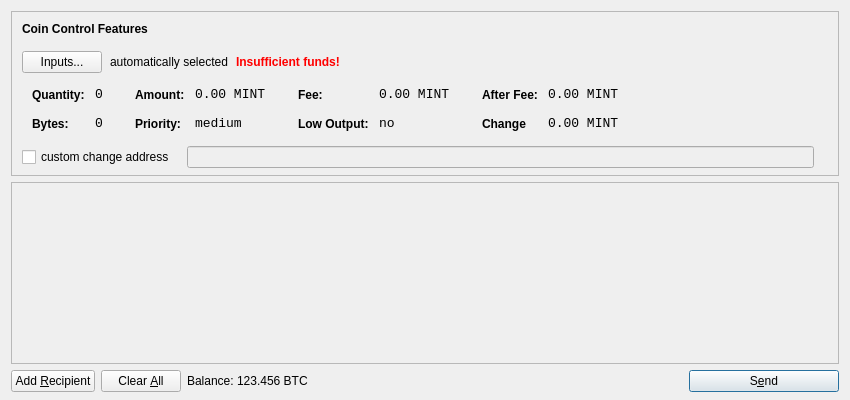
<?xml version="1.0" encoding="UTF-8"?>
<ui version="4.0">
 <class>SendCoinsDialog</class>
 <widget class="QDialog" name="SendCoinsDialog">
  <property name="geometry">
   <rect>
    <x>0</x>
    <y>0</y>
    <width>850</width>
    <height>400</height>
   </rect>
  </property>
  <property name="windowTitle">
   <string>Send Coins</string>
  </property>
  <layout class="QVBoxLayout" name="verticalLayout" stretch="0,1,0">
	  <property name="bottomMargin">
    <number>8</number>
   </property>
   <item>
    <widget class="QFrame" name="frameCoinControl">
     <property name="sizePolicy">
      <sizepolicy hsizetype="Expanding" vsizetype="Expanding">
       <horstretch>0</horstretch>
       <verstretch>0</verstretch>
      </sizepolicy>
     </property>
     <property name="maximumSize">
      <size>
       <width>16777215</width>
       <height>16777215</height>
      </size>
     </property>
     <property name="frameShape">
      <enum>QFrame::StyledPanel</enum>
     </property>
     <property name="frameShadow">
      <enum>QFrame::Sunken</enum>
     </property>
     <layout class="QVBoxLayout" name="verticalLayoutCoinControl2">
      <property name="spacing">
       <number>-1</number>
      </property>
      <property name="leftMargin">
       <number>0</number>
      </property>
      <property name="topMargin">
       <number>0</number>
      </property>
      <property name="rightMargin">
       <number>0</number>
      </property>
      <property name="bottomMargin">
       <number>6</number>
      </property>
      <item>
       <layout class="QVBoxLayout" name="verticalLayoutCoinControl" stretch="0,0,0,0,1">
        <property name="spacing">
         <number>0</number>
        </property>
        <property name="leftMargin">
         <number>10</number>
        </property>
        <property name="topMargin">
         <number>10</number>
        </property>
        <item>
         <layout class="QHBoxLayout" name="horizontalLayoutCoinControl1">
          <property name="bottomMargin">
           <number>15</number>
          </property>
          <item>
           <widget class="QLabel" name="labelCoinControlFeatures">
            <property name="sizePolicy">
             <sizepolicy hsizetype="Preferred" vsizetype="Maximum">
              <horstretch>0</horstretch>
              <verstretch>0</verstretch>
             </sizepolicy>
            </property>
            <property name="font">
             <font>
              <weight>75</weight>
              <bold>true</bold>
             </font>
            </property>
            <property name="styleSheet">
             <string notr="true">font-weight:bold;</string>
            </property>
            <property name="text">
             <string>Coin Control Features</string>
            </property>
           </widget>
          </item>
         </layout>
        </item>
        <item>
         <layout class="QHBoxLayout" name="horizontalLayoutCoinControl2" stretch="0,0,0,0">
          <property name="spacing">
           <number>8</number>
          </property>
          <property name="bottomMargin">
           <number>10</number>
          </property>
          <item>
           <widget class="QPushButton" name="pushButtonCoinControl">
            <property name="styleSheet">
             <string notr="true"/>
            </property>
            <property name="text">
             <string>Inputs...</string>
            </property>
           </widget>
          </item>
          <item>
           <widget class="QLabel" name="labelCoinControlAutomaticallySelected">
            <property name="text">
             <string>automatically selected</string>
            </property>
            <property name="margin">
             <number>5</number>
            </property>
           </widget>
          </item>
          <item>
           <widget class="QLabel" name="labelCoinControlInsuffFunds">
            <property name="font">
             <font>
              <weight>75</weight>
              <bold>true</bold>
             </font>
            </property>
            <property name="styleSheet">
             <string notr="true">color:red;font-weight:bold;</string>
            </property>
            <property name="text">
             <string>Insufficient funds!</string>
            </property>
            <property name="margin">
             <number>5</number>
            </property>
           </widget>
          </item>
          <item>
           <spacer name="horizontalSpacerCoinControl">
            <property name="orientation">
             <enum>Qt::Horizontal</enum>
            </property>
            <property name="sizeHint" stdset="0">
             <size>
              <width>40</width>
              <height>1</height>
             </size>
            </property>
           </spacer>
          </item>
         </layout>
        </item>
        <item>
         <widget class="QWidget" name="widgetCoinControl" native="true">
          <property name="sizePolicy">
           <sizepolicy hsizetype="Preferred" vsizetype="Preferred">
            <horstretch>0</horstretch>
            <verstretch>0</verstretch>
           </sizepolicy>
          </property>
          <property name="minimumSize">
           <size>
            <width>0</width>
            <height>0</height>
           </size>
          </property>
          <property name="styleSheet">
           <string notr="true"/>
          </property>
          <layout class="QHBoxLayout" name="horizontalLayoutCoinControl5">
           <property name="margin">
            <number>0</number>
           </property>
           <item>
            <layout class="QHBoxLayout" name="horizontalLayoutCoinControl3" stretch="0,0,0,1">
             <property name="spacing">
              <number>20</number>
             </property>
             <property name="topMargin">
              <number>0</number>
             </property>
             <property name="bottomMargin">
              <number>10</number>
             </property>
             <item>
              <layout class="QFormLayout" name="formLayoutCoinControl1">
               <property name="horizontalSpacing">
                <number>10</number>
               </property>
               <property name="verticalSpacing">
                <number>14</number>
               </property>
               <property name="leftMargin">
                <number>10</number>
               </property>
               <property name="topMargin">
                <number>4</number>
               </property>
               <property name="rightMargin">
                <number>6</number>
               </property>
               <item row="0" column="0">
                <widget class="QLabel" name="labelCoinControlQuantityText">
                 <property name="styleSheet">
                  <string notr="true">font-weight:bold;</string>
                 </property>
                 <property name="text">
                  <string>Quantity:</string>
                 </property>
                 <property name="margin">
                  <number>0</number>
                 </property>
                </widget>
               </item>
               <item row="0" column="1">
                <widget class="QLabel" name="labelCoinControlQuantity">
                 <property name="font">
                  <font>
                   <family>Monospace</family>
                   <pointsize>10</pointsize>
                  </font>
                 </property>
                 <property name="cursor">
                  <cursorShape>IBeamCursor</cursorShape>
                 </property>
                 <property name="contextMenuPolicy">
                  <enum>Qt::ActionsContextMenu</enum>
                 </property>
                 <property name="text">
                  <string>0</string>
                 </property>
                 <property name="margin">
                  <number>0</number>
                 </property>
                 <property name="textInteractionFlags">
                  <set>Qt::LinksAccessibleByMouse|Qt::TextSelectableByKeyboard|Qt::TextSelectableByMouse</set>
                 </property>
                </widget>
               </item>
               <item row="1" column="0">
                <widget class="QLabel" name="labelCoinControlBytesText">
                 <property name="styleSheet">
                  <string notr="true">font-weight:bold;</string>
                 </property>
                 <property name="text">
                  <string>Bytes:</string>
                 </property>
                </widget>
               </item>
               <item row="1" column="1">
                <widget class="QLabel" name="labelCoinControlBytes">
                 <property name="font">
                  <font>
                   <family>Monospace</family>
                   <pointsize>10</pointsize>
                  </font>
                 </property>
                 <property name="cursor">
                  <cursorShape>IBeamCursor</cursorShape>
                 </property>
                 <property name="contextMenuPolicy">
                  <enum>Qt::ActionsContextMenu</enum>
                 </property>
                 <property name="text">
                  <string>0</string>
                 </property>
                 <property name="textInteractionFlags">
                  <set>Qt::LinksAccessibleByMouse|Qt::TextSelectableByKeyboard|Qt::TextSelectableByMouse</set>
                 </property>
                </widget>
               </item>
              </layout>
             </item>
             <item>
              <layout class="QFormLayout" name="formLayoutCoinControl2">
               <property name="horizontalSpacing">
                <number>10</number>
               </property>
               <property name="verticalSpacing">
                <number>14</number>
               </property>
               <property name="leftMargin">
                <number>6</number>
               </property>
               <property name="topMargin">
                <number>4</number>
               </property>
               <property name="rightMargin">
                <number>6</number>
               </property>
               <item row="0" column="0">
                <widget class="QLabel" name="labelCoinControlAmountText">
                 <property name="styleSheet">
                  <string notr="true">font-weight:bold;</string>
                 </property>
                 <property name="text">
                  <string>Amount:</string>
                 </property>
                 <property name="margin">
                  <number>0</number>
                 </property>
                </widget>
               </item>
               <item row="0" column="1">
                <widget class="QLabel" name="labelCoinControlAmount">
                 <property name="font">
                  <font>
                   <family>Monospace</family>
                   <pointsize>10</pointsize>
                  </font>
                 </property>
                 <property name="cursor">
                  <cursorShape>IBeamCursor</cursorShape>
                 </property>
                 <property name="contextMenuPolicy">
                  <enum>Qt::ActionsContextMenu</enum>
                 </property>
                 <property name="text">
                  <string>0.00 MINT</string>
                 </property>
                 <property name="textInteractionFlags">
                  <set>Qt::LinksAccessibleByMouse|Qt::TextSelectableByKeyboard|Qt::TextSelectableByMouse</set>
                 </property>
                </widget>
               </item>
               <item row="1" column="0">
                <widget class="QLabel" name="labelCoinControlPriorityText">
                 <property name="styleSheet">
                  <string notr="true">font-weight:bold;</string>
                 </property>
                 <property name="text">
                  <string>Priority:</string>
                 </property>
                </widget>
               </item>
               <item row="1" column="1">
                <widget class="QLabel" name="labelCoinControlPriority">
                 <property name="font">
                  <font>
                   <family>Monospace</family>
                   <pointsize>10</pointsize>
                  </font>
                 </property>
                 <property name="cursor">
                  <cursorShape>IBeamCursor</cursorShape>
                 </property>
                 <property name="contextMenuPolicy">
                  <enum>Qt::ActionsContextMenu</enum>
                 </property>
                 <property name="text">
                  <string>medium</string>
                 </property>
                 <property name="textInteractionFlags">
                  <set>Qt::LinksAccessibleByMouse|Qt::TextSelectableByKeyboard|Qt::TextSelectableByMouse</set>
                 </property>
                </widget>
               </item>
              </layout>
             </item>
             <item>
              <layout class="QFormLayout" name="formLayoutCoinControl3">
               <property name="horizontalSpacing">
                <number>10</number>
               </property>
               <property name="verticalSpacing">
                <number>14</number>
               </property>
               <property name="leftMargin">
                <number>6</number>
               </property>
               <property name="topMargin">
                <number>4</number>
               </property>
               <property name="rightMargin">
                <number>6</number>
               </property>
               <item row="0" column="0">
                <widget class="QLabel" name="labelCoinControlFeeText">
                 <property name="styleSheet">
                  <string notr="true">font-weight:bold;</string>
                 </property>
                 <property name="text">
                  <string>Fee:</string>
                 </property>
                 <property name="margin">
                  <number>0</number>
                 </property>
                </widget>
               </item>
               <item row="0" column="1">
                <widget class="QLabel" name="labelCoinControlFee">
                 <property name="font">
                  <font>
                   <family>Monospace</family>
                   <pointsize>10</pointsize>
                  </font>
                 </property>
                 <property name="cursor">
                  <cursorShape>IBeamCursor</cursorShape>
                 </property>
                 <property name="contextMenuPolicy">
                  <enum>Qt::ActionsContextMenu</enum>
                 </property>
                 <property name="text">
                  <string>0.00 MINT</string>
                 </property>
                 <property name="textInteractionFlags">
                  <set>Qt::LinksAccessibleByMouse|Qt::TextSelectableByKeyboard|Qt::TextSelectableByMouse</set>
                 </property>
                </widget>
               </item>
               <item row="1" column="0">
                <widget class="QLabel" name="labelCoinControlLowOutputText">
                 <property name="styleSheet">
                  <string notr="true">font-weight:bold;</string>
                 </property>
                 <property name="text">
                  <string>Low Output:</string>
                 </property>
                </widget>
               </item>
               <item row="1" column="1">
                <widget class="QLabel" name="labelCoinControlLowOutput">
                 <property name="font">
                  <font>
                   <family>Monospace</family>
                   <pointsize>10</pointsize>
                  </font>
                 </property>
                 <property name="cursor">
                  <cursorShape>IBeamCursor</cursorShape>
                 </property>
                 <property name="contextMenuPolicy">
                  <enum>Qt::ActionsContextMenu</enum>
                 </property>
                 <property name="text">
                  <string>no</string>
                 </property>
                 <property name="textInteractionFlags">
                  <set>Qt::LinksAccessibleByMouse|Qt::TextSelectableByKeyboard|Qt::TextSelectableByMouse</set>
                 </property>
                </widget>
               </item>
              </layout>
             </item>
             <item>
              <layout class="QFormLayout" name="formLayoutCoinControl4">
               <property name="horizontalSpacing">
                <number>10</number>
               </property>
               <property name="verticalSpacing">
                <number>14</number>
               </property>
               <property name="leftMargin">
                <number>6</number>
               </property>
               <property name="topMargin">
                <number>4</number>
               </property>
               <property name="rightMargin">
                <number>6</number>
               </property>
               <item row="0" column="0">
                <widget class="QLabel" name="labelCoinControlAfterFeeText">
                 <property name="styleSheet">
                  <string notr="true">font-weight:bold;</string>
                 </property>
                 <property name="text">
                  <string>After Fee:</string>
                 </property>
                 <property name="margin">
                  <number>0</number>
                 </property>
                </widget>
               </item>
               <item row="0" column="1">
                <widget class="QLabel" name="labelCoinControlAfterFee">
                 <property name="font">
                  <font>
                   <family>Monospace</family>
                   <pointsize>10</pointsize>
                  </font>
                 </property>
                 <property name="cursor">
                  <cursorShape>IBeamCursor</cursorShape>
                 </property>
                 <property name="contextMenuPolicy">
                  <enum>Qt::ActionsContextMenu</enum>
                 </property>
                 <property name="text">
                  <string>0.00 MINT</string>
                 </property>
                 <property name="textInteractionFlags">
                  <set>Qt::LinksAccessibleByMouse|Qt::TextSelectableByKeyboard|Qt::TextSelectableByMouse</set>
                 </property>
                </widget>
               </item>
               <item row="1" column="0">
                <widget class="QLabel" name="labelCoinControlChangeText">
                 <property name="styleSheet">
                  <string notr="true">font-weight:bold;</string>
                 </property>
                 <property name="text">
                  <string>Change</string>
                 </property>
                </widget>
               </item>
               <item row="1" column="1">
                <widget class="QLabel" name="labelCoinControlChange">
                 <property name="font">
                  <font>
                   <family>Monospace</family>
                   <pointsize>10</pointsize>
                  </font>
                 </property>
                 <property name="cursor">
                  <cursorShape>IBeamCursor</cursorShape>
                 </property>
                 <property name="contextMenuPolicy">
                  <enum>Qt::ActionsContextMenu</enum>
                 </property>
                 <property name="text">
                  <string>0.00 MINT</string>
                 </property>
                 <property name="textInteractionFlags">
                  <set>Qt::LinksAccessibleByMouse|Qt::TextSelectableByKeyboard|Qt::TextSelectableByMouse</set>
                 </property>
                </widget>
               </item>
              </layout>
             </item>
            </layout>
           </item>
          </layout>
         </widget>
        </item>
        <item>
         <layout class="QHBoxLayout" name="horizontalLayoutCoinControl4" stretch="0,0,0">
          <property name="spacing">
           <number>12</number>
          </property>
          <property name="sizeConstraint">
           <enum>QLayout::SetDefaultConstraint</enum>
          </property>
          <property name="topMargin">
           <number>5</number>
          </property>
          <property name="rightMargin">
           <number>5</number>
          </property>
          <item>
           <widget class="QCheckBox" name="checkBoxCoinControlChange">
            <property name="text">
             <string>custom change address</string>
            </property>
           </widget>
          </item>
          <item>
           <widget class="QLineEdit" name="lineEditCoinControlChange">
            <property name="enabled">
             <bool>false</bool>
            </property>
            <property name="sizePolicy">
             <sizepolicy hsizetype="Expanding" vsizetype="Fixed">
              <horstretch>0</horstretch>
              <verstretch>0</verstretch>
             </sizepolicy>
            </property>
           </widget>
          </item>
          <item>
           <widget class="QLabel" name="labelCoinControlChangeLabel">
            <property name="sizePolicy">
             <sizepolicy hsizetype="Preferred" vsizetype="Expanding">
              <horstretch>0</horstretch>
              <verstretch>0</verstretch>
             </sizepolicy>
            </property>
            <property name="minimumSize">
             <size>
              <width>0</width>
              <height>0</height>
             </size>
            </property>
            <property name="text">
             <string/>
            </property>
            <property name="margin">
             <number>3</number>
            </property>
           </widget>
          </item>
         </layout>
        </item>
        <item>
         <spacer name="verticalSpacerCoinControl">
          <property name="orientation">
           <enum>Qt::Vertical</enum>
          </property>
          <property name="sizeHint" stdset="0">
           <size>
            <width>800</width>
            <height>1</height>
           </size>
          </property>
         </spacer>
        </item>
       </layout>
      </item>
     </layout>
    </widget>
   </item>
   <item>
    <widget class="QScrollArea" name="scrollArea">
     <property name="widgetResizable">
      <bool>true</bool>
     </property>
     <widget class="QWidget" name="scrollAreaWidgetContents">
      <property name="geometry">
       <rect>
        <x>0</x>
        <y>0</y>
        <width>830</width>
        <height>165</height>
       </rect>
      </property>
      <layout class="QVBoxLayout" name="verticalLayout_2">
       <property name="margin">
        <number>0</number>
       </property>
       <item>
        <layout class="QVBoxLayout" name="entries">
         <property name="spacing">
          <number>6</number>
         </property>
        </layout>
       </item>
       <item>
        <spacer name="verticalSpacer">
         <property name="orientation">
          <enum>Qt::Vertical</enum>
         </property>
         <property name="sizeHint" stdset="0">
          <size>
           <width>20</width>
           <height>40</height>
          </size>
         </property>
        </spacer>
       </item>
      </layout>
     </widget>
    </widget>
   </item>
   <item>
    <layout class="QHBoxLayout" name="horizontalLayout">
     <item>
      <widget class="QPushButton" name="addButton">
       <property name="toolTip">
        <string>Send to multiple recipients at once</string>
       </property>
       <property name="text">
        <string>Add &amp;Recipient</string>
       </property>
       <property name="icon">
        <iconset resource="../cachecoin.qrc">
         <normaloff>:/icons/add</normaloff>:/icons/add</iconset>
       </property>
       <property name="autoDefault">
        <bool>false</bool>
       </property>
      </widget>
     </item>
     <item>
      <widget class="QPushButton" name="clearButton">
       <property name="sizePolicy">
        <sizepolicy hsizetype="Minimum" vsizetype="Fixed">
         <horstretch>0</horstretch>
         <verstretch>0</verstretch>
        </sizepolicy>
       </property>
       <property name="toolTip">
        <string>Remove all transaction fields</string>
       </property>
       <property name="text">
        <string>Clear &amp;All</string>
       </property>
       <property name="icon">
        <iconset resource="../cachecoin.qrc">
         <normaloff>:/icons/remove</normaloff>:/icons/remove</iconset>
       </property>
       <property name="autoRepeatDelay">
        <number>300</number>
       </property>
       <property name="autoDefault">
        <bool>false</bool>
       </property>
      </widget>
     </item>
     <item>
      <layout class="QHBoxLayout" name="horizontalLayout_2">
       <property name="spacing">
        <number>3</number>
       </property>
       <item>
        <widget class="QLabel" name="label">
		 <property name="sizePolicy">
          <sizepolicy hsizetype="Preferred" vsizetype="Fixed">
           <horstretch>0</horstretch>
           <verstretch>0</verstretch>
          </sizepolicy>
         </property>
         <property name="text">
          <string>Balance:</string>
         </property>
        </widget>
       </item>
       <item>
        <widget class="QLabel" name="labelBalance">
			<property name="sizePolicy">
				<sizepolicy hsizetype="Preferred" vsizetype="Fixed">
					<horstretch>0</horstretch>
					<verstretch>0</verstretch>
				</sizepolicy>
			</property>
         <property name="cursor">
          <cursorShape>IBeamCursor</cursorShape>
         </property>
         <property name="text">
          <string>123.456 BTC</string>
         </property>
         <property name="textInteractionFlags">
          <set>Qt::LinksAccessibleByMouse|Qt::TextSelectableByKeyboard|Qt::TextSelectableByMouse</set>
         </property>
        </widget>
       </item>
      </layout>
     </item>
     <item>
      <spacer name="horizontalSpacer">
       <property name="orientation">
        <enum>Qt::Horizontal</enum>
       </property>
       <property name="sizeHint" stdset="0">
        <size>
         <width>40</width>
         <height>20</height>
        </size>
       </property>
      </spacer>
     </item>
     <item>
      <widget class="QPushButton" name="sendButton">
       <property name="minimumSize">
        <size>
         <width>150</width>
         <height>0</height>
        </size>
       </property>
       <property name="toolTip">
        <string>Confirm the send action</string>
       </property>
       <property name="text">
        <string>S&amp;end</string>
       </property>
       <property name="icon">
        <iconset resource="../cachecoin.qrc">
         <normaloff>:/icons/send</normaloff>:/icons/send</iconset>
       </property>
       <property name="default">
        <bool>true</bool>
       </property>
      </widget>
     </item>
    </layout>
   </item>
  </layout>
 </widget>
 <resources>
  <include location="../cachecoin.qrc"/>
 </resources>
 <connections/>
</ui>
